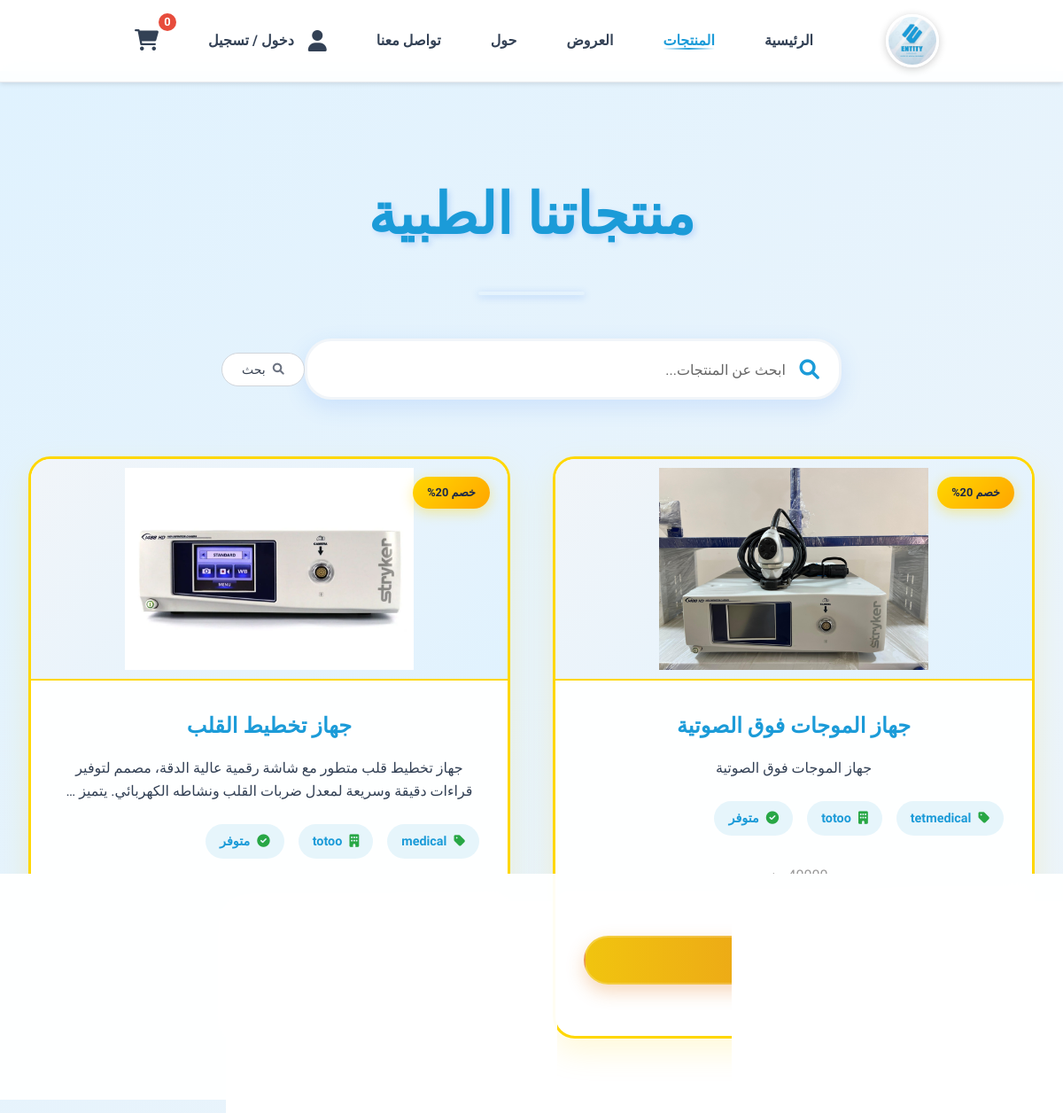
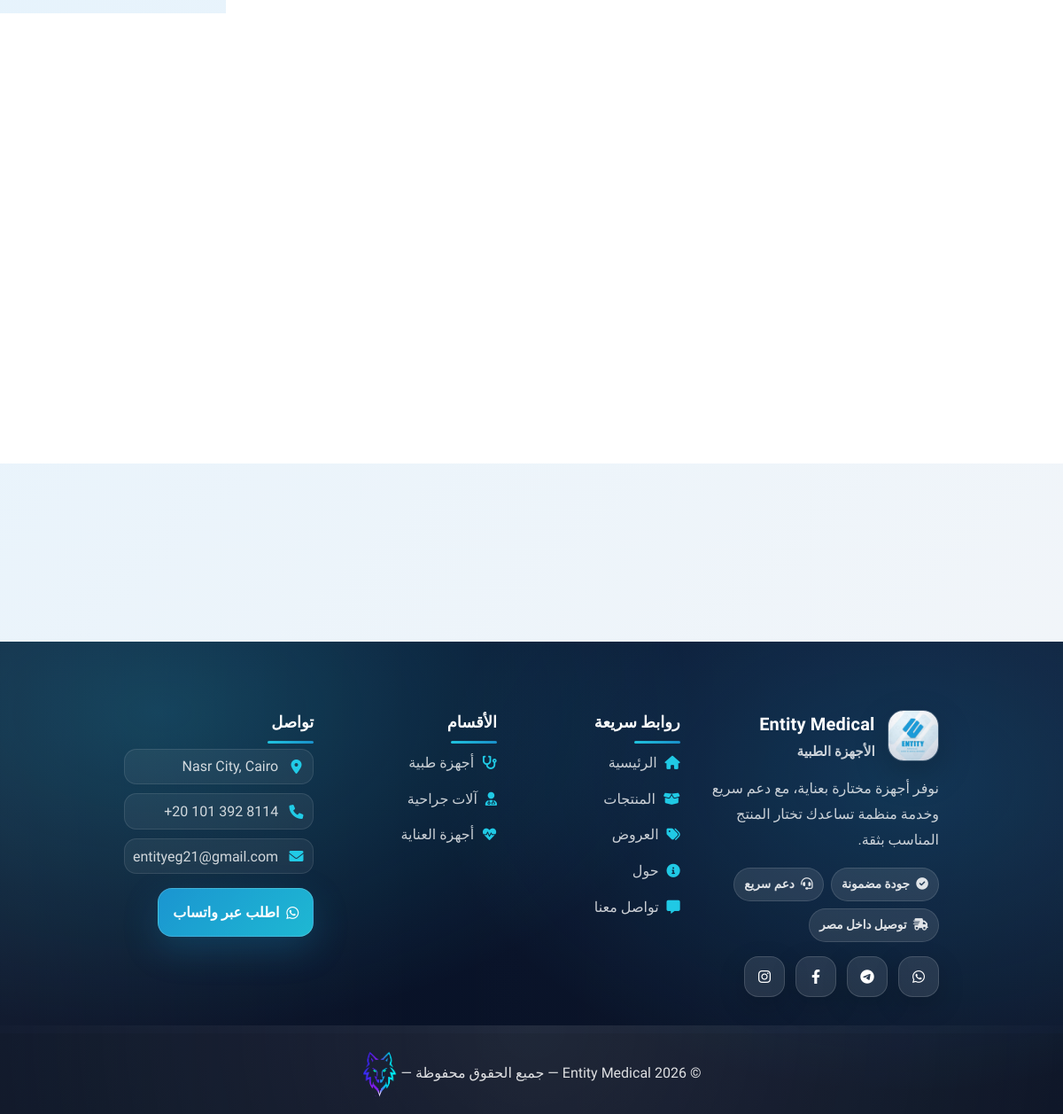
Screenshot of /products/ with the database file from the repository (2 pictures, top to bottom).
### products/models.py (models this page shows, shortened)
class Product(models.Model):
    category = models.ForeignKey(Category, on_delete=models.CASCADE, related_name='products')
    subcategory = models.ForeignKey(SubCategory, on_delete=models.SET_NULL, null=True, blank=True)
    brand = models.ForeignKey(Brand, on_delete=models.SET_NULL, null=True, blank=True)
    name = models.CharField(max_length=255, verbose_name='اسم المنتج')
    slug = models.SlugField(unique=True, allow_unicode=True)
    description = models.TextField(verbose_name='الوصف')
    specifications = models.TextField(blank=True, verbose_name='المواصفات')
    price = models.DecimalField(max_digits=10, decimal_places=2, verbose_name='السعر')
    discount_percentage = models.IntegerField(
        default=0,
        validators=[MinValueValidator(0), MaxValueValidator(100)],
        verbose_name='نسبة الخصم %'
    )
    stock = models.IntegerField(default=0, verbose_name='المخزون')
    icon = models.CharField(max_length=50, default='fas fa-box', verbose_name='أيقونة')
    is_featured = models.BooleanField(default=False, verbose_name='منتج مميز')
    is_active = models.BooleanField(default=True, verbose_name='نشط')
    views = models.IntegerField(default=0, verbose_name='عدد المشاهدات')
    created_at = models.DateTimeField(auto_now_add=True)
    updated_at = models.DateTimeField(auto_now=True)
    class Meta:
        verbose_name = 'منتج'
        verbose_name_plural = 'المنتجات'
        ordering = ['-created_at']
    @property
    def final_price(self):
        if self.discount_percentage > 0:
            discount_amount = (self.price * self.discount_percentage) / 100
            return self.price - discount_amount
        return self.price

class ProductImage(models.Model):
    product = models.ForeignKey(Product, on_delete=models.CASCADE, related_name='images')
    image = models.ImageField(upload_to='products/', verbose_name='الصورة')
    is_primary = models.BooleanField(default=False, verbose_name='صورة رئيسية')
    order = models.IntegerField(default=0, verbose_name='الترتيب')
    class Meta:
        verbose_name = 'صورة منتج'
        verbose_name_plural = 'صور المنتجات'
        ordering = ['order']

class Category(models.Model):
    name = models.CharField(max_length=200, verbose_name='اسم الفئة')
    slug = models.SlugField(unique=True, allow_unicode=True)
    description = models.TextField(blank=True, verbose_name='الوصف')
    icon = models.CharField(max_length=50, default='fas fa-medkit', verbose_name='أيقونة')
    order = models.IntegerField(default=0, verbose_name='الترتيب')
    is_active = models.BooleanField(default=True, verbose_name='نشط')
    created_at = models.DateTimeField(auto_now_add=True)
    class Meta:
        verbose_name = 'فئة'
        verbose_name_plural = 'الفئات'
        ordering = ['order', 'name']

class Brand(models.Model):
    name = models.CharField(max_length=200, verbose_name='اسم الشركة المصنعة')
    logo = models.ImageField(upload_to='brands/', blank=True, null=True)
    description = models.TextField(blank=True, verbose_name='الوصف')
    class Meta:
        verbose_name = 'شركة مصنعة'
        verbose_name_plural = 'الشركات المصنعة'

### products/views.py (the view)
# urls.py: path('', views.products_list, name='home'),
def products_list(request):
    categories = Category.objects.filter(is_active=True)
    products = Product.objects.filter(is_active=True)
    search_query = request.GET.get('search', '')
    if search_query:
        products = products.filter(
            Q(name__icontains=search_query) |
            Q(description__icontains=search_query)
        )
    context = {
        'categories': categories,
        'products': products,
        'search_query': search_query,
    }
    return render(request, 'products/products.html', context)

### products/templates/products/products.html (shortened to what this page needs)
{% extends 'base.html' %}
{% load static %}
{% block content %}
    <section class="products-section">
        <div class="products-container">
            <h1 class="section-title">منتجاتنا الطبية</h1>
            <form method="GET" action="{% url 'products:home' %}" class="search-container">
                <i class="fas fa-search search-icon"></i>
                <input
                    type="search"
                    name="search"
                    id="searchInput"
                    placeholder="ابحث عن المنتجات..."
                    value="{{ search_query }}"
                    autocomplete="off"
                    enterkeyhint="search"
                >
                <button type="submit" class="search-btn">
                    <i class="fas fa-search"></i>
                    بحث
                </button>
            </form>
            {% if products %}
            <div class="offers-grid">
                {% for product in products %}
                <div class="offer-card">
                    {% if product.discount_percentage > 0 %}
                    <div class="offer-badge">خصم {{ product.discount_percentage }}%</div>
                    {% endif %}
                    <div class="offer-image">
                        {% with primary_img=product.images.all|first %}
                            {% if primary_img %}
                                <img src="{{ primary_img.image.url }}" alt="{{ product.name }}">
                            {% elif product.brand.logo %}
                                <img src="{{ product.brand.logo.url }}" alt="{{ product.brand.name }}">
                            {% else %}
                                <i class="{{ product.icon }}"></i>
                            {% endif %}
                        {% endwith %}
                    </div>
                    <div class="offer-content">
                        <h3>{{ product.name }}</h3>
                        <p>{{ product.description|truncatewords:20 }}</p>
                        <div class="offer-features">
                            <span><i class="fas fa-tag"></i> {{ product.category.name }}</span>
                            {% if product.brand %}
                                <span><i class="fas fa-building"></i> {{ product.brand.name }}</span>
                            {% endif %}
                            {% if product.stock > 0 %}
                                <span><i class="fas fa-check-circle"></i> متوفر</span>
                            {% else %}
                                <span style="background: rgba(255,0,0,0.1); color: #dc3545;"><i class="fas fa-times-circle"></i> غير متوفر</span>
                            {% endif %}
                        </div>
                        {% if product.discount_percentage > 0 %}
                            <div style="margin:15px 0;">
                                <span style="text-decoration:line-through; color:#999; font-size:1rem;">{{ product.price|floatformat:0 }} جنيه</span>
                                <span style="color:#28a745; font-weight:800; font-size:1.4rem; display:block; margin-top:5px;">{{ product.final_price|floatformat:0 }} جنيه</span>
                            </div>
                        {% else %}
                            <div class="product-price">{{ product.price|floatformat:0 }} جنيه</div>
                        {% endif %}
                        <button class="offer-btn" onclick="window.location.href='{% url 'products:detail' slug=product.slug %}'">
                            <i class="fas fa-arrow-left"></i>
                        </button>
                    </div>
                </div>
                {% endfor %}
            </div>
            {% endif %}
        </div>
    </section>
{% endblock %}

### templates/base.html (shortened to what this page needs)
<!DOCTYPE html>
<html lang="ar" dir="rtl">
{% load static %}
<head>
    <link rel="stylesheet" href="{% static 'css/style.css' %}">
    <link rel="stylesheet" href="{% static 'css/contact.css' %}">
    <link rel="stylesheet" href="{% static 'css/offers.css' %}">
    <link rel="stylesheet" href="{% static 'css/products.css' %}">
    <link rel="stylesheet" href="{% static 'css/product-details.css' %}">
    <link rel="stylesheet" href="{% static 'css/profile.css' %}">
    <link rel="stylesheet" href="{% static 'css/about.css' %}">
    <link rel="stylesheet" href="{% static 'css/responsive.css' %}">
    <link rel="stylesheet" href="{% static 'css/index.css' %}">
    <link rel="stylesheet" href="{% static 'css/responsive.css' %}">
    <link rel="stylesheet" href="https://cdnjs.cloudflare.com/ajax/libs/font-awesome/6.0.0/css/all.min.css">
</head>
<body data-auth="{% if user.is_authenticated %}true{% else %}false{% endif %}">
    <nav class="navbar">
        <div class="container">
            <div class="logo">
                <img src="{% static 'images/med-image.jpg' %}" alt="Entity Medical Logo">
            </div>
            <ul class="nav-links">
                <li><a href="/" {% if request.path == '/' %}class="active"{% endif %}>الرئيسية</a></li>
                <li><a href="{% url 'products:home' %}" {% if 'products' in request.path %}class="active"{% endif %}>المنتجات</a></li>
                <li><a href="{% url 'offers:list' %}" {% if 'offers' in request.path %}class="active"{% endif %}>العروض</a></li>
                <li><a href="{% url 'about' %}" {% if request.path == '/about/' %}class="active"{% endif %}>حول</a></li>
                <li><a href="{% url 'contact:contact' %}" {% if 'contact' in request.path %}class="active"{% endif %}>تواصل معنا</a></li>
                <li class="cart-icon-container">
                    <a href="#" class="cart-icon" onclick="toggleCart()">
                        <i class="fas fa-shopping-cart"></i>
                        <span class="cart-count" id="cartCount">0</span>
                    </a>
                </li>
            </ul>
        </div>
    </nav>
    {% block content %}
    {% endblock %}
    <footer class="site-footer">
        <div class="container">
            <div class="footer-top">
                <div class="footer-brand">
                    <div class="footer-logo">
                        <img src="{% static 'images/med-image.jpg' %}" alt="Entity Medical Logo">
                        <div class="footer-brand-title">
                            <strong>Entity Medical</strong>
                            <span>الأجهزة الطبية</span>
                        </div>
                    </div>
                    <p class="footer-desc">نوفر أجهزة مختارة بعناية، مع دعم سريع وخدمة منظمة تساعدك تختار
                        المنتج المناسب بثقة.</p>
                    <div class="footer-badges">
                        <span class="footer-badge"><i class="fas fa-circle-check"></i> جودة مضمونة</span>
                        <span class="footer-badge"><i class="fas fa-headset"></i> دعم سريع</span>
                        <span class="footer-badge"><i class="fas fa-truck-fast"></i> توصيل داخل مصر</span>
                    </div>
                    <div class="footer-social" aria-label="Social links">
                        <a href="https://wa.me/201013928114" target="_blank" rel="noopener" title="WhatsApp"><i
                                class="fab fa-whatsapp"></i></a>
                        <a href="https://t.me/+201013928114" target="_blank" rel="noopener" title="Telegram"><i
                                class="fab fa-telegram"></i></a>
                        <a href="https://www.facebook.com/profile.php?id=100064583177086" target="_blank" rel="noopener"
                            title="Facebook"><i class="fab fa-facebook-f"></i></a>
                        <a href="https://www.instagram.com/moelshekh?utm_source=ig_web_button_share_sheet&igsh=ZDNlZDc0MzIxNw=="
                            target="_blank" rel="noopener" title="Instagram"><i class="fab fa-instagram"></i></a>
                    </div>
                </div>
                <div class="footer-col">
                    <h4>روابط سريعة</h4>
                    <ul class="footer-links">
                        <li><a href="/"><i class="fas fa-house"></i> الرئيسية</a></li>
                        <li><a href="{% url 'products:home' %}"><i class="fas fa-box-open"></i> المنتجات</a></li>
                        <li><a href="{% url 'offers:list' %}"><i class="fas fa-tags"></i> العروض</a></li>
                        <li><a href="{% url 'about' %}"><i class="fas fa-circle-info"></i> حول</a></li>
                        <li><a href="{% url 'contact:contact' %}"><i class="fas fa-message"></i> تواصل معنا</a></li>
                    </ul>
                </div>
                <div class="footer-col">
                    <h4>الأقسام</h4>
                    <ul class="footer-links">
                        <li><a href="medical-devices.html"><i class="fas fa-stethoscope"></i> أجهزة طبية</a></li>
                        <li><a href="surgical-equipment.html"><i class="fas fa-user-doctor"></i> آلات جراحية</a></li>
                        <li><a href="care-devices.html"><i class="fas fa-heart-pulse"></i> أجهزة العناية</a></li>
                    </ul>
                </div>
                <div class="footer-col">
                    <h4>تواصل</h4>
                    <div class="footer-contact">
                        <a href="contact.html"><i class="fas fa-location-dot"></i> Nasr City, Cairo</a>
                        <a href="tel:+201013928114">
                            <i class="fas fa-phone"></i>
                            <span style="direction:ltr; unicode-bidi:bidi-override;">+20 101 392 8114</span>
                        </a>
                        <a href="mailto:entityeg21@gmail.com"><i class="fas fa-envelope"></i> entityeg21@gmail.com</a>
                    </div>
                    <div class="footer-cta">
                        <a class="footer-btn" href="https://wa.me/201013928114" target="_blank" rel="noopener"><i
                                class="fab fa-whatsapp"></i> اطلب عبر واتساب</a>
                    </div>
                </div>
            </div>
        </div>
        <div class="footer-bottom-new">
            <div class="container footer-bottom-inner">
                <div>© <span class="js-year"></span> Entity Medical — جميع الحقوق محفوظة<span> — </span>
                    <a href="https://www.facebook.com/profile.php?id=61585319803545" target="_blank" rel="noopener"
                        style="color:inherit;text-decoration:none;">
                        <img src="{% static 'images/wolf-logo.png' %}" alt="Wolf Digital Growth" style="width: 40px; vertical-align: middle;">
                    </a>
                </div>
            </div>
        </div>
    </footer>
</body>
</html>

### rows the page displays
Product: discount_percentage "20", images.image (picture), name "جهاز الموجات فوق الصوتية", description "جهاز الموجات فوق الصوتية", category.name "tetmedical", brand.name "totoo", stock "متوفر"
Product: discount_percentage "20", images.image (picture), name "جهاز تخطيط القلب", description "جهاز تخطيط قلب متطور مع شاشة رقمية عالية الدقة، مصمم لتوفير قراءات دقيقة وسريعة لمعدل ضربات القلب ونشاطه الكهربائي. يتميز …", category.name "medical", brand.name "totoo", stock "متوفر"
